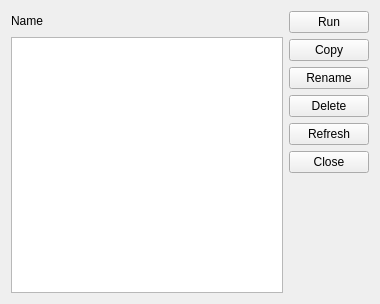
<?xml version="1.0" encoding="UTF-8"?>
<ui version="4.0">
 <class>MainWindow</class>
 <widget class="QMainWindow" name="MainWindow">
  <property name="geometry">
   <rect>
    <x>0</x>
    <y>0</y>
    <width>380</width>
    <height>304</height>
   </rect>
  </property>
  <property name="windowTitle">
   <string>MainWindow</string>
  </property>
  <widget class="QWidget" name="centralWidget">
   <layout class="QHBoxLayout" name="horizontalLayout_2">
    <item>
     <layout class="QVBoxLayout" name="verticalLayout_2">
      <item>
       <layout class="QHBoxLayout" name="horizontalLayout">
        <item>
         <widget class="QLabel" name="labelTableName">
          <property name="text">
           <string>Name</string>
          </property>
         </widget>
        </item>
        <item>
         <spacer name="horizontalSpacer">
          <property name="orientation">
           <enum>Qt::Horizontal</enum>
          </property>
          <property name="sizeHint" stdset="0">
           <size>
            <width>40</width>
            <height>20</height>
           </size>
          </property>
         </spacer>
        </item>
       </layout>
      </item>
      <item>
       <widget class="QListView" name="fileView"/>
      </item>
     </layout>
    </item>
    <item>
     <layout class="QVBoxLayout" name="verticalLayout">
      <item>
       <widget class="QPushButton" name="btnRun">
        <property name="text">
         <string>Run</string>
        </property>
       </widget>
      </item>
      <item>
       <widget class="QPushButton" name="btnCopy">
        <property name="text">
         <string>Copy</string>
        </property>
       </widget>
      </item>
      <item>
       <widget class="QPushButton" name="btnRename">
        <property name="text">
         <string>Rename</string>
        </property>
       </widget>
      </item>
      <item>
       <widget class="QPushButton" name="btnDelete">
        <property name="text">
         <string>Delete</string>
        </property>
       </widget>
      </item>
      <item>
       <widget class="QPushButton" name="btnRefresh">
        <property name="text">
         <string>Refresh</string>
        </property>
       </widget>
      </item>
      <item>
       <widget class="QPushButton" name="btnClose">
        <property name="text">
         <string>Close</string>
        </property>
       </widget>
      </item>
      <item>
       <spacer name="verticalSpacer">
        <property name="orientation">
         <enum>Qt::Vertical</enum>
        </property>
        <property name="sizeHint" stdset="0">
         <size>
          <width>20</width>
          <height>40</height>
         </size>
        </property>
       </spacer>
      </item>
     </layout>
    </item>
   </layout>
  </widget>
  <widget class="QMenuBar" name="menuBar">
   <property name="geometry">
    <rect>
     <x>0</x>
     <y>0</y>
     <width>380</width>
     <height>21</height>
    </rect>
   </property>
  </widget>
  <action name="actionExit">
   <property name="text">
    <string>Exit</string>
   </property>
  </action>
 </widget>
 <layoutdefault spacing="6" margin="11"/>
 <resources/>
 <connections/>
</ui>
